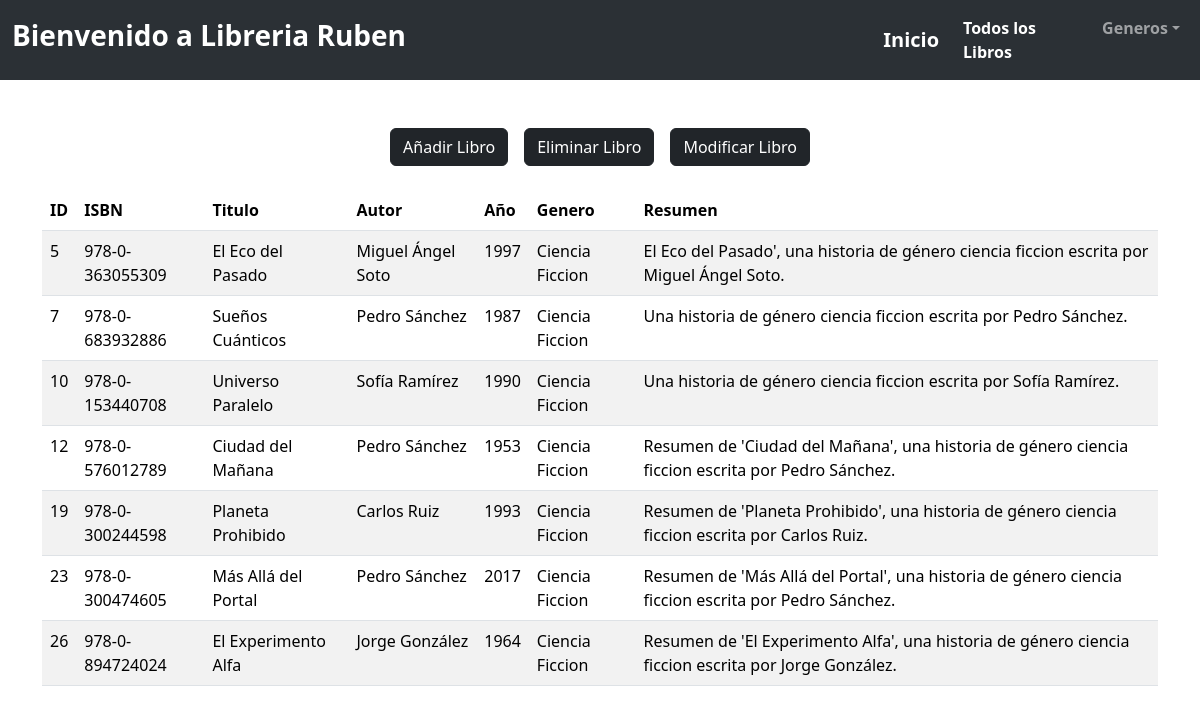
The page /genero_ciencia_ficcion.php on the database its author committed.
### tables this page shows
CREATE TABLE libros (
	id INT AUTO_INCREMENT PRIMARY KEY,
    isbn VARCHAR(20) UNIQUE NOT NULL,
    titulo VARCHAR(255),
    autor VARCHAR(255),
    anio YEAR,
    genero VARCHAR(100),
    resumen TEXT
);

### funciones_bd.php (called while the page is built, shortened)
<?php
function genero_ciencia_ficcion()
{
  $host =  "localhost";
  $user =  "librouser";
  $pwd = "passworduser";
  $database = "Ruben_Rguez_BD";
  try {
    $conexion = mysqli_connect($host, $user, $pwd);
    mysqli_select_db($conexion, $database);
    $consulta = mysqli_query($conexion, "select * from libros where genero = 'Ciencia Ficcion'");
  } catch (Exception $e) {
    echo 'Acaba de ocorrer un erro :' . $e->getMessage();
  }
  return $consulta;
}

### genero_ciencia_ficcion.php (the view, shortened to what this page needs)
<?php
include_once('funciones_bd.php');
$consulta = genero_ciencia_ficcion();
?>
<!DOCTYPE html>
<html lang="en">
<head>
    <link href="https://cdn.jsdelivr.net/npm/bootstrap@5.3.5/dist/css/bootstrap.min.css" rel="stylesheet">
</head>
<body>
    <nav class="navbar navbar-expand-lg bg-body-tertiary" data-bs-theme="dark">
        <div class="container-fluid">
            <div class="w-75 mx-auto">
                <span class="navbar-text">
                    <h3 class="text-white fw-bold">Bienvenido a Libreria Ruben</h3>
                </span>
            </div>
            <a class="navbar-brand" href="Inicio.php"><strong>Inicio</strong></a>
            <div class="collapse navbar-collapse" id="navbarSupportedContent">
                <ul class="navbar-nav me-auto mb-2 mb-lg-0">
                    <li class="nav-item">
                        <a class="nav-link active" aria-current="page" href="Consulta_total_libros.php"><strong>Todos los Libros</strong></a>
                    </li>
                    <li class="nav-item dropdown">
                        <a class="nav-link dropdown-toggle" href="#" role="button" data-bs-toggle="dropdown" aria-expanded="false"><strong>Generos</strong></a>
                    </li>
                </ul>
            </div>
        </div>
    </nav>
    <div class="container">
        <div class="d-flex justify-content-center gap-3">
            <a href="form_nuevo_libro.html" class="btn btn-dark">Añadir Libro</a>
            <a href="form_eliminar_libro.html" class="btn btn-dark">Eliminar Libro</a>
            <a href="form_modificar_libro.html" class="btn btn-dark">Modificar Libro</a>
        </div></br>
        <table class="table table-striped">
            <thead>
                <tr>
                    <th scope="col">ID</th>
                    <th scope="col">ISBN</th>
                    <th scope="col">Titulo</th>
                    <th scope="col">Autor</th>
                    <th scope="col">Año</th>
                    <th scope="col">Genero</th>
                    <th scope="col">Resumen</th>
                </tr>
            </thead>
            <tbody>
                <?php
                while ($fila = mysqli_fetch_array($consulta, MYSQLI_ASSOC)) {
                    echo "<tr>";
                    echo "<td>{$fila['id']}</td>";
                    echo "<td>{$fila['isbn']}</td>";
                    echo "<td>{$fila['titulo']}</td>";
                    echo "<td>{$fila['autor']}</td>";
                    echo "<td>{$fila['anio']}</td>";
                    echo "<td>{$fila['genero']}</td>";
                    echo "<td>{$fila['resumen']}</td>";
                    echo "</tr>";
                }
                ?>
            </tbody>
        </table>
    </div>
</body>
</html>

### rows shown on the page
libros: id "5", isbn "978-0-363055309", titulo "El Eco del Pasado", autor "Miguel Ángel Soto", anio "1997", genero "Ciencia Ficcion", resumen "El Eco del Pasado', una historia de género ciencia ficcion escrita por Miguel Ángel Soto."
libros: id "7", isbn "978-0-683932886", titulo "Sueños Cuánticos", autor "Pedro Sánchez", anio "1987", genero "Ciencia Ficcion", resumen "Una historia de género ciencia ficcion escrita por Pedro Sánchez."
libros: id "10", isbn "978-0-153440708", titulo "Universo Paralelo", autor "Sofía Ramírez", anio "1990", genero "Ciencia Ficcion", resumen "Una historia de género ciencia ficcion escrita por Sofía Ramírez."
libros: id "12", isbn "978-0-576012789", titulo "Ciudad del Mañana", autor "Pedro Sánchez", anio "1953", genero "Ciencia Ficcion", resumen "Resumen de 'Ciudad del Mañana', una historia de género ciencia ficcion escrita por Pedro Sánchez."
libros: id "19", isbn "978-0-300244598", titulo "Planeta Prohibido", autor "Carlos Ruiz", anio "1993", genero "Ciencia Ficcion", resumen "Resumen de 'Planeta Prohibido', una historia de género ciencia ficcion escrita por Carlos Ruiz."
libros: id "23", isbn "978-0-300474605", titulo "Más Allá del Portal", autor "Pedro Sánchez", anio "2017", genero "Ciencia Ficcion", resumen "Resumen de 'Más Allá del Portal', una historia de género ciencia ficcion escrita por Pedro Sánchez."
libros: id "26", isbn "978-0-894724024", titulo "El Experimento Alfa", autor "Jorge González", anio "1964", genero "Ciencia Ficcion", resumen "Resumen de 'El Experimento Alfa', una historia de género ciencia ficcion escrita por Jorge González."
